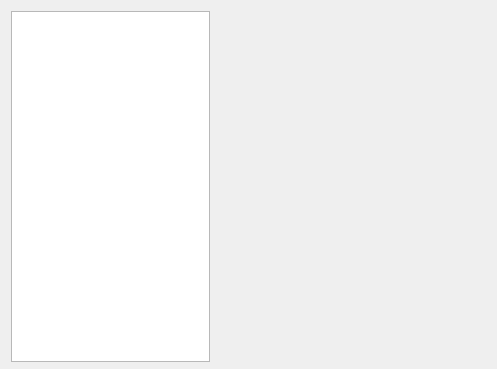
<?xml version="1.0" encoding="UTF-8"?>
<ui version="4.0">
 <class>ParamWidget</class>
 <widget class="QWidget" name="ParamWidget">
  <property name="geometry">
   <rect>
    <x>0</x>
    <y>0</y>
    <width>497</width>
    <height>369</height>
   </rect>
  </property>
  <property name="minimumSize">
   <size>
    <width>477</width>
    <height>368</height>
   </size>
  </property>
  <property name="maximumSize">
   <size>
    <width>594</width>
    <height>369</height>
   </size>
  </property>
  <property name="windowTitle">
   <string>Form</string>
  </property>
  <layout class="QGridLayout" name="gridLayout">
   <item row="0" column="0">
    <widget class="QListWidget" name="listWidget_namespace">
     <property name="sizePolicy">
      <sizepolicy hsizetype="Preferred" vsizetype="Preferred">
       <horstretch>0</horstretch>
       <verstretch>0</verstretch>
      </sizepolicy>
     </property>
     <property name="minimumSize">
      <size>
       <width>195</width>
       <height>351</height>
      </size>
     </property>
     <property name="maximumSize">
      <size>
       <width>200</width>
       <height>351</height>
      </size>
     </property>
     <property name="styleSheet">
      <string notr="true">QListWidget::item:selected {
	background-color:#B2DFEE	;	
}
</string>
     </property>
    </widget>
   </item>
   <item row="0" column="1">
    <widget class="SlidingStackedWidget" name="stackedWidget_widget">
     <property name="minimumSize">
      <size>
       <width>270</width>
       <height>351</height>
      </size>
     </property>
    </widget>
   </item>
  </layout>
 </widget>
 <customwidgets>
  <customwidget>
   <class>SlidingStackedWidget</class>
   <extends>QStackedWidget</extends>
   <header>util/sliding/sliding_stackedwidget.h</header>
   <container>1</container>
  </customwidget>
 </customwidgets>
 <resources/>
 <connections/>
</ui>
